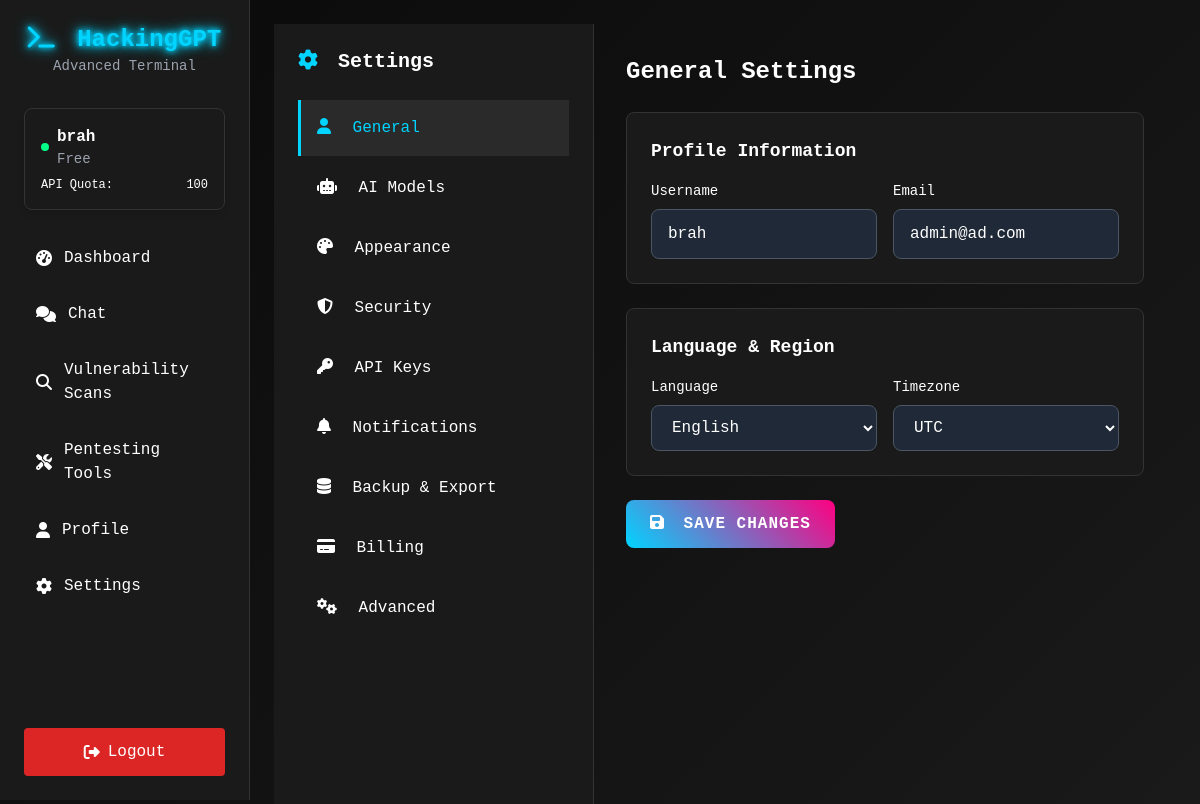
The app's page /settings (signed in) with its own data.
### tables this page shows
CREATE TABLE users (
            id INTEGER PRIMARY KEY AUTOINCREMENT,
            username TEXT UNIQUE NOT NULL,
            email TEXT UNIQUE NOT NULL,
            password_hash TEXT NOT NULL,
            api_quota INTEGER DEFAULT 100,
            is_premium BOOLEAN DEFAULT FALSE,
            created_at TIMESTAMP DEFAULT CURRENT_TIMESTAMP,
            last_login TIMESTAMP,
            profile_data TEXT,
            preferences TEXT,
            encryption_key TEXT
        );

### app.py (the view, shortened to what this page needs)
@app.route('/settings', methods=['GET', 'POST'])
@login_required
def settings():
    user = get_user_by_id(session['user_id'])
    return render_template('settings.html', user=user, models=MODELS)

### app.py (called while the page is built)
def login_required(f):
    @wraps(f)
    def decorated_function(*args, **kwargs):
        if 'user_id' not in session:
            return redirect(url_for('login'))
        return f(*args, **kwargs)
    return decorated_function

def get_user_by_id(user_id):
    conn = sqlite3.connect('hackinggpt.db')
    cursor = conn.cursor()
    cursor.execute('''
        SELECT id, username, email, api_quota, is_premium,
               created_at, last_login, preferences
        FROM users WHERE id = ?
    ''', (user_id,))
    user_data = cursor.fetchone()
    conn.close()
    if user_data:
        return {
            'id': user_data[0],
            'username': user_data[1],
            'email': user_data[2],
            'api_quota': user_data[3],
            'is_premium': user_data[4],
            'created_at': user_data[5],
            'last_login': user_data[6],
            'preferences': json.loads(user_data[7]) if user_data[7] else {}
        }
    return None

### templates/settings.html (shortened to what this page needs)
{% extends "base.html" %}
{% block content %}
<div class="flex">
    <div class="w-80 settings-nav">
        <div class="p-6">
            <h2 class="text-xl font-bold mb-6">
                <i class="fas fa-cog mr-2" style="color: var(--accent-blue);"></i>
                Settings
            </h2>
            <nav class="space-y-1">
                <div class="settings-nav-item active" onclick="showSection('general')">
                    <i class="fas fa-user mr-3"></i>
                    General
                </div>
                <div class="settings-nav-item" onclick="showSection('ai-models')">
                    <i class="fas fa-robot mr-3"></i>
                    AI Models
                </div>
                <div class="settings-nav-item" onclick="showSection('appearance')">
                    <i class="fas fa-palette mr-3"></i>
                    Appearance
                </div>
                <div class="settings-nav-item" onclick="showSection('security')">
                    <i class="fas fa-shield-alt mr-3"></i>
                    Security
                </div>
                <div class="settings-nav-item" onclick="showSection('api-keys')">
                    <i class="fas fa-key mr-3"></i>
                    API Keys
                </div>
                <div class="settings-nav-item" onclick="showSection('notifications')">
                    <i class="fas fa-bell mr-3"></i>
                    Notifications
                </div>
                <div class="settings-nav-item" onclick="showSection('backup')">
                    <i class="fas fa-database mr-3"></i>
                    Backup & Export
                </div>
                <div class="settings-nav-item" onclick="showSection('billing')">
                    <i class="fas fa-credit-card mr-3"></i>
                    Billing
                </div>
                <div class="settings-nav-item" onclick="showSection('advanced')">
                    <i class="fas fa-cogs mr-3"></i>
                    Advanced
                </div>
            </nav>
        </div>
    </div>
    <div class="flex-1 settings-content">
        <div id="general-section" class="settings-section active">
            <h1 class="text-2xl font-bold mb-6">General Settings</h1>
            <form method="POST" class="space-y-6">
                <div class="setting-item">
                    <h3 class="text-lg font-semibold mb-4">Profile Information</h3>
                    <div class="grid grid-cols-1 md:grid-cols-2 gap-4">
                        <div>
                            <label for="username" class="block text-sm font-medium mb-2">Username</label>
                            <input type="text"
                                   id="username"
                                   name="username"
                                   value="{{ user.username }}"
                                   class="w-full px-4 py-3 bg-gray-800 border border-gray-600 rounded-lg focus:ring-2 focus:ring-blue-500 focus:border-transparent">
                        </div>
                        <div>
                            <label for="email" class="block text-sm font-medium mb-2">Email</label>
                            <input type="email"
                                   id="email"
                                   name="email"
                                   value="{{ user.email }}"
                                   class="w-full px-4 py-3 bg-gray-800 border border-gray-600 rounded-lg focus:ring-2 focus:ring-blue-500 focus:border-transparent">
                        </div>
                    </div>
                </div>
                <div class="setting-item">
                    <h3 class="text-lg font-semibold mb-4">Language & Region</h3>
                    <div class="grid grid-cols-1 md:grid-cols-2 gap-4">
                        <div>
                            <label for="language" class="block text-sm font-medium mb-2">Language</label>
                            <select id="language"
                                    name="language"
                                    class="w-full px-4 py-3 bg-gray-800 border border-gray-600 rounded-lg focus:ring-2 focus:ring-blue-500 focus:border-transparent">
                                <option value="en" {% if user.preferences.language == 'en' %}selected{% endif %}>English</option>
                            </select>
                        </div>
                        <div>
                            <label for="timezone" class="block text-sm font-medium mb-2">Timezone</label>
                            <select id="timezone"
                                    name="timezone"
                                    class="w-full px-4 py-3 bg-gray-800 border border-gray-600 rounded-lg focus:ring-2 focus:ring-blue-500 focus:border-transparent">
                                <option value="UTC">UTC</option>
                            </select>
                        </div>
                    </div>
                </div>
                <button type="submit" class="btn-cyber px-6 py-3 rounded-lg">
                    <i class="fas fa-save mr-2"></i>
                    Save Changes
                </button>
            </form>
        </div>
    </div>
</div>
{% endblock %}

### templates/base.html (shortened to what this page needs)
<!DOCTYPE html>
<html lang="en" data-theme="{{ user.preferences.theme if user else 'dark' }}">
<head>
    <link href="https://cdn.jsdelivr.net/npm/tailwindcss@2.2.19/dist/tailwind.min.css" rel="stylesheet">
    <link href="https://cdnjs.cloudflare.com/ajax/libs/font-awesome/6.4.0/css/all.min.css" rel="stylesheet">
    <link href="https://cdnjs.cloudflare.com/ajax/libs/prism/1.29.0/themes/prism-tomorrow.min.css" rel="stylesheet">
</head>
<body class="matrix-bg">
    <div id="sidebar" class="sidebar">
        <div class="p-6">
            <div class="text-center mb-8">
                <h1 class="text-2xl font-bold neon-glow" style="color: var(--accent-blue);">
                    <i class="fas fa-terminal mr-2"></i>
                    HackingGPT
                </h1>
                <p class="text-sm text-gray-400">Advanced Terminal</p>
            </div>
            {% if session.user_id %}
            <div class="cyber-card p-4 mb-6">
                <div class="flex items-center">
                    <div class="status-indicator status-online"></div>
                    <div>
                        <p class="font-semibold">{{ session.username }}</p>
                        <p class="text-sm text-gray-400">
                            Free
                        </p>
                    </div>
                </div>
                {% if user %}
                <div class="mt-2 text-xs">
                    <div class="flex justify-between">
                        <span>API Quota:</span>
                        <span class="{% if user.api_quota < 10 %}text-red-400{% endif %}">
                            {{ user.api_quota }}
                        </span>
                    </div>
                </div>
                {% endif %}
            </div>
            {% endif %}
            <nav class="space-y-2">
                {% if session.user_id %}
                <a href="{{ url_for('dashboard') }}" class="flex items-center p-3 rounded hover:bg-gray-700 transition-colors">
                    <i class="fas fa-tachometer-alt mr-3"></i>
                    Dashboard
                </a>
                <a href="{{ url_for('chat') }}" class="flex items-center p-3 rounded hover:bg-gray-700 transition-colors">
                    <i class="fas fa-comments mr-3"></i>
                    Chat
                </a>
                <a href="{{ url_for('scans') }}" class="flex items-center p-3 rounded hover:bg-gray-700 transition-colors">
                    <i class="fas fa-search mr-3"></i>
                    Vulnerability Scans
                </a>
                <a href="{{ url_for('tools') }}" class="flex items-center p-3 rounded hover:bg-gray-700 transition-colors">
                    <i class="fas fa-tools mr-3"></i>
                    Pentesting Tools
                </a>
                <a href="{{ url_for('profile') }}" class="flex items-center p-3 rounded hover:bg-gray-700 transition-colors">
                    <i class="fas fa-user mr-3"></i>
                    Profile
                </a>
                <a href="{{ url_for('settings') }}" class="flex items-center p-3 rounded hover:bg-gray-700 transition-colors">
                    <i class="fas fa-cog mr-3"></i>
                    Settings
                </a>
                {% endif %}
            </nav>
            {% if session.user_id %}
            <div class="absolute bottom-6 left-6 right-6">
                <a href="{{ url_for('logout') }}" class="flex items-center justify-center p-3 rounded bg-red-600 hover:bg-red-700 transition-colors">
                    <i class="fas fa-sign-out-alt mr-2"></i>
                    Logout
                </a>
            </div>
            {% endif %}
        </div>
    </div>
    <div class="main-content">
        <main class="p-6">
            {% block content %}{% endblock %}
        </main>
    </div>
</body>
</html>

### templates/base.html (style rules this page uses)
:root[data-theme="dark"] { --bg-primary: #0a0a0a; --bg-secondary: #1a1a1a; --bg-tertiary: #2a2a2a; --text-primary: #ffffff; --text-secondary: #cccccc; --accent-blue: #00d4ff; --accent-green: #00ff88; --accent-pink: #ff0080; --accent-yellow: #ffff00; --border-color: #333333; }
body { background-color: var(--bg-primary); color: var(--text-primary); font-family: 'Monaco', 'Menlo', 'Ubuntu Mono', monospace; }
.neon-glow { text-shadow: 0 0 5px currentColor, 0 0 10px currentColor, 0 0 15px currentColor; }
.matrix-bg { background: linear-gradient(135deg, var(--bg-primary) 0%, var(--bg-secondary) 100%); background-attachment: fixed; }
.cyber-card { background: var(--bg-secondary); border: 1px solid var(--border-color); border-radius: 8px; backdrop-filter: blur(10px); box-shadow: 0 4px 6px rgba(0, 0, 0, 0.1); }
.btn-cyber { background: linear-gradient(45deg, var(--accent-blue), var(--accent-pink)); border: none; color: white; font-weight: bold; text-transform: uppercase; letter-spacing: 1px; transition: all 0.3s ease; }
.sidebar { background: var(--bg-secondary); border-right: 1px solid var(--border-color); height: 100vh; position: fixed; width: 250px; z-index: 1000; }
.main-content { margin-left: 250px; min-height: 100vh; }
.status-indicator { width: 8px; height: 8px; border-radius: 50%; display: inline-block; margin-right: 8px; }
.status-online { background-color: var(--accent-green); }

### templates/settings.html (style rules this page uses)
.settings-nav { background: var(--bg-secondary); border-right: 1px solid var(--border-color); position: sticky; top: 0; height: 100vh; overflow-y: auto; }
.settings-nav-item { padding: 1rem; cursor: pointer; transition: all 0.2s ease; border-left: 3px solid transparent; }
.settings-nav-item.active { background: var(--bg-tertiary); border-left-color: var(--accent-blue); color: var(--accent-blue); }
.settings-content { min-height: 100vh; padding: 2rem; }
.settings-section { display: none; }
.settings-section.active { display: block; animation: fadeIn 0.3s ease-in-out; }
.setting-item { background: var(--bg-secondary); border: 1px solid var(--border-color); border-radius: 0.5rem; padding: 1.5rem; margin-bottom: 1rem; transition: all 0.2s ease; }

### records on screen
users: username "brah", api_quota "100", email "admin@ad.com"
